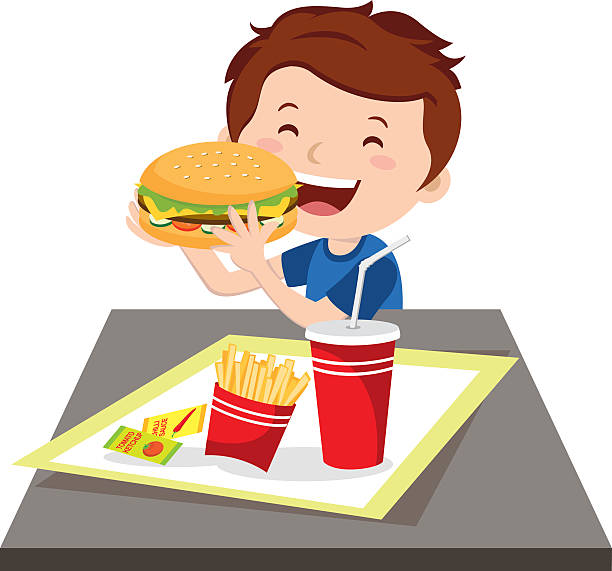
#> input picture A.1 - Image Processing/importImagePhoto.jpg, 612 x 571 px
$ python 'L1_import image.py'
#> lines starting #> are read from the running program, lines starting #| are printed output that depends on the picture
# -*- coding: utf-8 -*-
"""
https://github.com/bedirhanKC
"""

import cv2

# içe aktarma
img = cv2.imread("importImagePhoto.jpg",0)
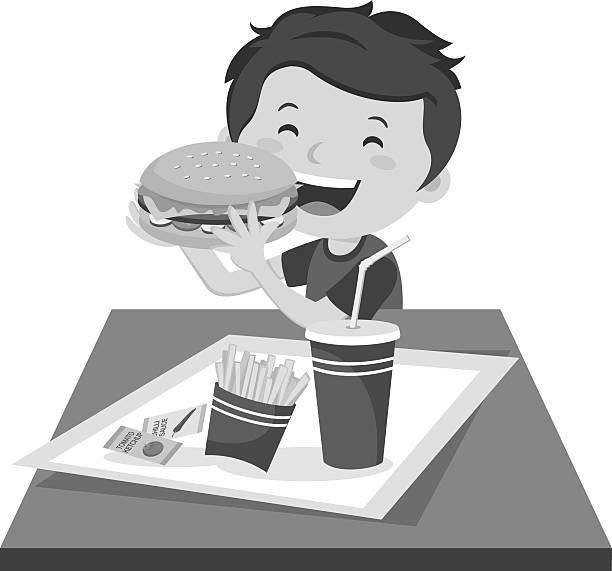
#> img: shape (571, 612); min 0, max 255, mean 195.7

# görselleştirme
cv2.imshow("First Image",img)

k = cv2.waitKey(0) &0xFF
#> (key Esc is pressed here)

if k == 27:
    cv2.destroyAllWindows()
elif k == ord('s'):
    cv2.imwrite('importImagePhotoNewVersion.jpg', img)
    cv2.destroyAllWindows()
